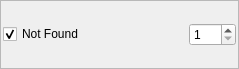
<?xml version="1.0" encoding="UTF-8"?>
<ui version="4.0">
 <class>Frame</class>
 <widget class="QFrame" name="Frame">
  <property name="geometry">
   <rect>
    <x>0</x>
    <y>0</y>
    <width>239</width>
    <height>69</height>
   </rect>
  </property>
  <property name="windowTitle">
   <string>Frame</string>
  </property>
  <property name="frameShape">
   <enum>QFrame::StyledPanel</enum>
  </property>
  <property name="frameShadow">
   <enum>QFrame::Plain</enum>
  </property>
  <layout class="QHBoxLayout" name="horizontalLayout">
   <property name="spacing">
    <number>2</number>
   </property>
   <property name="margin">
    <number>2</number>
   </property>
   <item>
    <widget class="QCheckBox" name="assetButton">
     <property name="text">
      <string>Not Found</string>
     </property>
     <property name="checked">
      <bool>true</bool>
     </property>
    </widget>
   </item>
   <item>
    <spacer name="horizontalSpacer">
     <property name="orientation">
      <enum>Qt::Horizontal</enum>
     </property>
     <property name="sizeHint" stdset="0">
      <size>
       <width>40</width>
       <height>20</height>
      </size>
     </property>
    </spacer>
   </item>
   <item>
    <widget class="QSpinBox" name="numBox">
     <property name="toolTip">
      <string>How many times</string>
     </property>
     <property name="minimum">
      <number>1</number>
     </property>
     <property name="maximum">
      <number>100</number>
     </property>
    </widget>
   </item>
  </layout>
 </widget>
 <resources/>
 <connections/>
</ui>
